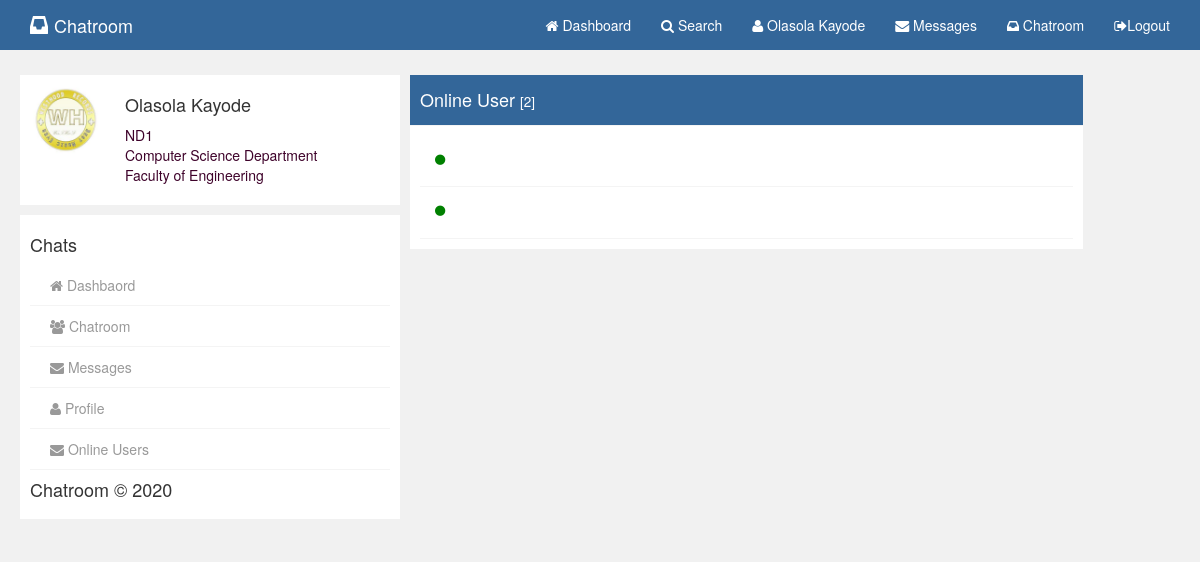
The page /online.php (signed in) on the database its author committed.
### tables this page shows
CREATE TABLE `users` (
  `id` int(11) NOT NULL,
  `firstname` varchar(200) NOT NULL,
  `othername` varchar(120) NOT NULL,
  `level` varchar(50) NOT NULL,
  `department` varchar(50) NOT NULL,
  `faculty` varchar(50) NOT NULL,
  `email` varchar(200) NOT NULL,
  `password` varchar(50) NOT NULL,
  `dateposted` varchar(50) NOT NULL,
  `profile_pic` varchar(300) NOT NULL DEFAULT 'avatar_2x.png',
  `active` int(11) NOT NULL DEFAULT 1,
  `account_type` varchar(250) NOT NULL DEFAULT 'user'
);

CREATE TABLE `user_online` (
  `id` int(11) NOT NULL,
  `session` char(100) NOT NULL DEFAULT '',
  `user_id` int(11) NOT NULL,
  `name` varchar(250) NOT NULL,
  `profile_pic` varchar(250) NOT NULL,
  `time` int(11) NOT NULL DEFAULT 0
);

### php/session.php (called while the page is built, shortened)
<?php
class AuthUser{
	public function checkAuthUser(){
		if (!empty($_SESSION['user_id'])) {
			return true;
		}
	}
	public function getUserDetails(){
		require 'connect.php';
		$this->user_id = $_SESSION['user_id'];
		$query = "SELECT * FROM users where id='$this->user_id'";
		$result = $winatech->query($query) or die($winatech->error.__LINE__);
		return $rows = mysqli_fetch_array($result);
	}
	public function nameOfUser(){
		return $this->getUserDetails()['firstname']. ' ' . $this->getUserDetails()['othername'];
	}
	public function profile_pic(){
		return $this->getUserDetails()['profile_pic'];
	}
}
$Auth = new AuthUser;

### online.php (the view, shortened to what this page needs)
<?php
require 'php/connect.php';
require 'php/session.php';
$Auth->OnlineUsers();
$Auth->logUserOut();
$user_id = $_SESSION['user_id'];
$query = "SELECT * FROM user_online where user_id != $user_id";
$online = $winatech->query($query) or die($winatech->error.__LINE__);
$onlinecount = $online->num_rows;
?>
<!DOCTYPE html>
<html>
<head>
</head>
<body>
    <?php require 'pages/nav.php' ?>
    <section class="container-wrap">
        <div class="container wrap">
            <div class="row">
                <div class="col-md-4 col">
                    <?php require 'pages/leftside.php' ?>
                </div>
                <div class="col-md-7 col">
                    <div class="gist-header">
                        <h4>Online User <small><span style="color: #fff"> [<?php echo $onlinecount; ?>]</span></small></h4>
                    </div>
                    <div class="gist-status">
                        <?php while($row = $online->fetch_assoc()) : ?>
                            <ul>
                                <li>
                                    <a  href="view_profile.php?user_id=<?php echo $row['user_id'] ?>&key=<?php echo md5($row['name']) ?>">
                                        <div class="media" style="margin-left: -20px;">
                                            <div class="media-body" >
                                                <div class="follow-head" style="margin-top: -5px;">
                                                    <div class="col-sm-12">
                                                        <h5><i class="fa fa-circle" style="color: green; font-size: 12px;"></i> <?php echo $row['name'] ?> </h5>
                                                    </div>
                                                </div>
                                            </div>
                                        </div>
                                    </a>
                                </li>
                            </ul>
                        <?php endwhile ?>
                    </div>
                </div>
            </div>
        </div>
    </section>
</body>
</html>

### pages/nav.php (shortened to what this page needs)
<?php $appname = "Chatroom" ?>
<nav class="navbar navbar-inverse navbar-fixed-top navbar-top">
    <div class="container">
        <div class="navbar-header">
            <?php if($Auth->checkAuthUser()) :?>
                <a class="navbar-brand navbar-link" href="dashboard.php"><i class="glyphicon glyphicon-inbox"></i><?php echo $appname ?></a>
            <?php elseif(!$Auth->checkAuthUser()) : ?>
                 <a class="navbar-brand navbar-link" href="index.php"><i class="glyphicon glyphicon-inbox"></i><?php echo $appname ?></a>
            <?php endif ?>
        </div>
        <div class="collapse navbar-collapse" id="navcol-1">
            <ul class="nav navbar-nav navbar-right">
                <?php if($Auth->checkAuthUser()) :?>
                    <li role="presentation"><a href="dashboard.php"><i class="fa fa-home"></i> Dashboard </a></li>
                    <li role="presentation"><a href="search.php"><i class="fa fa-search"></i> Search</a></li>
                    <li role="presentation"><a href="profile.php?user_id=<?php echo $Auth->getUserDetails()['id'] ?>&key=<?php echo md5($Auth->nameOfUser()) ?>"><i class="fa fa-user"></i> <?php echo ($Auth->nameOfUser()) ?> </a></li>
                    <li role="presentation"><a href="message.php"><i class="fa fa-envelope"></i> Messages </a></li>
                    <li role="presentation"><a href="chatroom.php?Chatroom=<?php echo $Auth->getUserDetails()['department'] ?>&key=<?php echo md5($Auth->getUserDetails()['department']) ?>&chat_type=room"><i class="fa fa-inbox"></i> Chatroom </a></li>
                    <li role="presentation"><a href="logout.php"><i class="fa fa-sign-out"></i>Logout </a></li>
                <?php elseif(!$Auth->checkAuthUser()) : ?>
                    <li class="active" role="presentation"><a href="login.php"><i class="fa fa-sign-in"></i> Login </a></li>
                    <li role="presentation"><a href="register.php"><i class="fa fa-user-plus"></i> Sign up</a></li>
                <?php endif ?>
            </ul>
        </div>
    </div>
</nav>

### pages/leftside.php
<div class="gist-status">
    <div class="media status-head">
        <div class="media-left">
            <a><img class="img-circle status-image" src="images/profile_pic/<?php echo $Auth->profile_pic() ?>" width="70" height="70"></a>
        </div>
        <div class="media-body">
            <div class="follow-head">
                <div class="col-sm-12">
                    <h4><?php echo ($Auth->nameOfUser()) ?> </h4>
                    <p class="text-left text-muted status-text"><?php echo $Auth->getUserDetails()['level'] ?></p>
                    <p class="text-left text-muted status-text"><?php echo $Auth->getUserDetails()['department'] ?> Department</p>
                    <p class="text-left text-muted status-text">Faculty of <?php echo $Auth->getUserDetails()['faculty'] ?></p>
                </div>
            </div>
        </div>
    </div>
</div>
<div class="gist-status">
    <ul>
        <h4>Chats</h4>
        <a href="dashboard.php"><li><i class="fa fa-home"></i> Dashbaord</li></a>
        <a href="chatroom.php?Chatroom=<?php echo $Auth->getUserDetails()['department'] ?>&key=<?php echo md5($Auth->getUserDetails()['department']) ?>&chat_type=room"><li><i class="fa fa-users"></i> Chatroom</li></a>
        <a href="message.php"><li><i class="fa fa-envelope"></i> Messages</li> </a>
        <a href="profile.php?user_id=<?php echo $Auth->getUserDetails()['id'] ?>&key=<?php echo md5($Auth->nameOfUser()) ?>"><li><i class="fa fa-user"></i> Profile</li> </a>
        <a href="online.php"><li><i class="fa fa-envelope"></i> Online Users</li> </a>
    </ul>
    <h4><?php echo $appname ?> © <?php echo date('Y') ?></h4>
</div>

### assets/css/user.css (style rules this page uses)
body { background:rgb(241,241,241); }
.container-wrap { margin-top: 70px; }
.navbar { margin-bottom:0; border:none; }
.navbar-brand .glyphicon { margin-right:6px; }
ul.nav.navbar-nav.navbar-right li a { color: #fff; }
.navbar-top { background:#336699; color:#fff; }
a.navbar-brand.navbar-link { color:#fff; }
ul.nav.navbar-nav.navbar-right { color:#fff; }
.nav li { color:#fff; margin: 0 auto; }
.col { padding:5px; }
div.media.status-head { margin-bottom:10px; }
.status-text { padding:0px; margin-bottom:0px; color:#3e022a; }
.gist-status { padding:10px; background:#fff; margin-bottom: 10px; }
.status-image { padding:0px; }
.follow-head { overflow:hidden; }
.gist-status ul { margin: 0px; padding: 0px; }
.gist-status ul a { text-decoration: none; }
.gist-status ul li { list-style: none; color: #999; border-bottom: 1px solid #f4f4f4; padding: 10px 20px; }
.gist-header { padding: 5px 10px; border-bottom: 1px solid #f4f4f4; background: #336699; color: #fff; }
.gist-header h4 { color: #fff; }

### rows shown on the page
users: $Auth->nameOfUser() "Olasola Kayode", profile_pic (picture), level "ND1", department "Computer Science", faculty "Engineering"

### other values the page prints
$appname "Chatroom"
$onlinecount "2"
